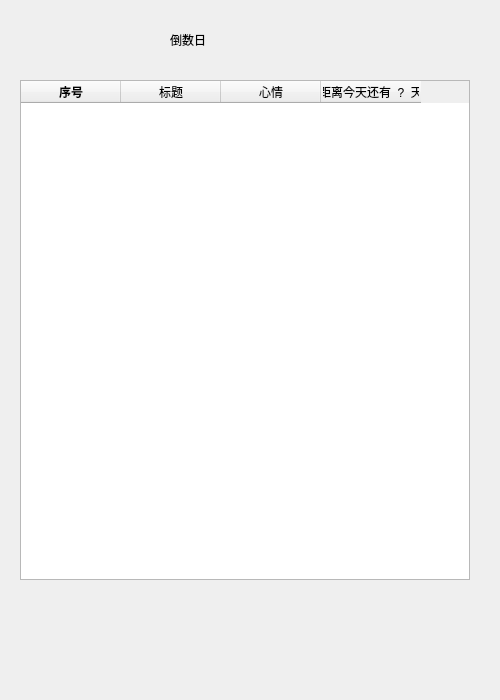
<?xml version="1.0" encoding="UTF-8"?>
<ui version="4.0">
 <class>CountDownDaysMC</class>
 <widget class="QWidget" name="CountDownDaysMC">
  <property name="geometry">
   <rect>
    <x>0</x>
    <y>0</y>
    <width>500</width>
    <height>700</height>
   </rect>
  </property>
  <property name="minimumSize">
   <size>
    <width>500</width>
    <height>700</height>
   </size>
  </property>
  <property name="maximumSize">
   <size>
    <width>500</width>
    <height>700</height>
   </size>
  </property>
  <property name="windowTitle">
   <string>倒数日</string>
  </property>
  <property name="windowIcon">
   <iconset>
    <normaloff>image/cal_ico.jpg</normaloff>image/cal_ico.jpg</iconset>
  </property>
  <property name="styleSheet">
   <string notr="true"/>
  </property>
  <widget class="QTableWidget" name="tableWidgetCD">
   <property name="geometry">
    <rect>
     <x>20</x>
     <y>80</y>
     <width>450</width>
     <height>500</height>
    </rect>
   </property>
   <property name="minimumSize">
    <size>
     <width>450</width>
     <height>500</height>
    </size>
   </property>
   <property name="maximumSize">
    <size>
     <width>450</width>
     <height>500</height>
    </size>
   </property>
   <property name="styleSheet">
    <string notr="true"/>
   </property>
   <attribute name="horizontalHeaderMinimumSectionSize">
    <number>100</number>
   </attribute>
   <attribute name="horizontalHeaderDefaultSectionSize">
    <number>100</number>
   </attribute>
   <attribute name="horizontalHeaderHighlightSections">
    <bool>true</bool>
   </attribute>
   <attribute name="horizontalHeaderShowSortIndicator" stdset="0">
    <bool>true</bool>
   </attribute>
   <attribute name="verticalHeaderVisible">
    <bool>false</bool>
   </attribute>
   <column>
    <property name="text">
     <string>序号</string>
    </property>
    <property name="toolTip">
     <string notr="true"/>
    </property>
    <property name="font">
     <font>
      <pointsize>9</pointsize>
      <bold>true</bold>
      <stylestrategy>PreferDefault</stylestrategy>
     </font>
    </property>
    <property name="background">
     <color>
      <red>85</red>
      <green>170</green>
      <blue>0</blue>
     </color>
    </property>
    <property name="foreground">
     <brush brushstyle="NoBrush">
      <color alpha="255">
       <red>0</red>
       <green>0</green>
       <blue>0</blue>
      </color>
     </brush>
    </property>
   </column>
   <column>
    <property name="text">
     <string>标题</string>
    </property>
   </column>
   <column>
    <property name="text">
     <string>心情</string>
    </property>
   </column>
   <column>
    <property name="text">
     <string>距离今天还有  ?  天</string>
    </property>
   </column>
  </widget>
  <widget class="QLabel" name="daoshu">
   <property name="geometry">
    <rect>
     <x>170</x>
     <y>9</y>
     <width>211</width>
     <height>61</height>
    </rect>
   </property>
   <property name="styleSheet">
    <string notr="true">
font: 48pt &quot;华文隶书&quot;;</string>
   </property>
   <property name="text">
    <string>倒数日</string>
   </property>
  </widget>
 </widget>
 <resources/>
 <connections/>
</ui>
